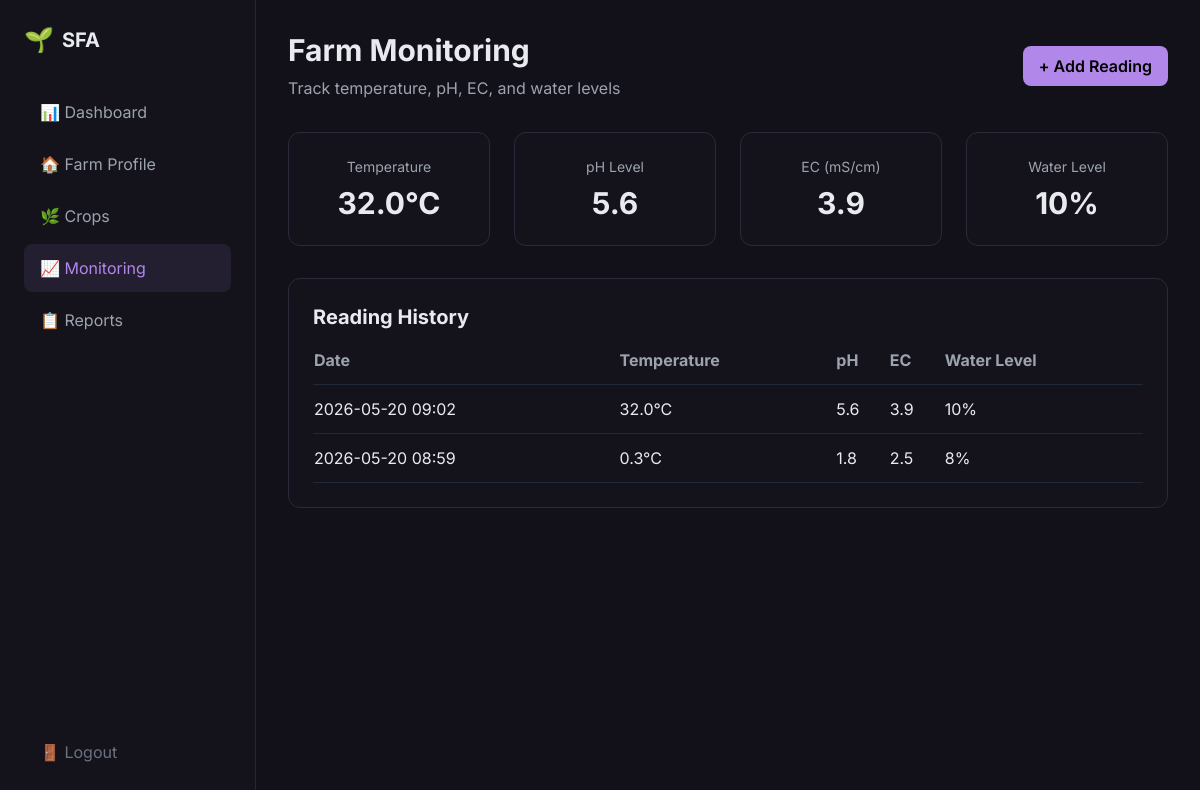
Page /monitoring (signed in) on the committed database.
### app.py (models this page shows)
class Monitoring(db.Model):
    id = db.Column(db.Integer, primary_key=True)
    temperature = db.Column(db.Float)
    ph = db.Column(db.Float)
    ec = db.Column(db.Float)
    water_level = db.Column(db.Integer)
    farm_id = db.Column(db.Integer, db.ForeignKey('farm.id'))
    created_at = db.Column(db.DateTime, default=datetime.utcnow)

### app.py (the view)
@app.route('/monitoring')
@login_required
def monitoring_page():
    farm = Farm.query.get(current_user.farm_id)
    latest_monitoring = Monitoring.query.filter_by(farm_id=farm.id).order_by(Monitoring.created_at.desc()).first()
    all_monitoring = Monitoring.query.filter_by(farm_id=farm.id).order_by(Monitoring.created_at.desc()).all()
    return render_template('monitoring.html', farm=farm, latest_monitoring=latest_monitoring, all_monitoring=all_monitoring)

### app.py (called while the page is built)
@login_manager.user_loader
def load_user(user_id):
    return User.query.get(int(user_id))

    @property
    def is_authenticated(self):
        return True

### templates/monitoring.html (shortened to what this page needs)
<!DOCTYPE html>
<html lang="en">
<head>
    <script src="https://cdn.tailwindcss.com"></script>
</head>
<body class="bg-[#12111a] text-[#E8EAF0]">
    <div class="w-64 sidebar border-r border-gray-800 fixed left-0 top-0 h-full">
        <div class="p-6">
            <div class="flex items-center gap-2 mb-8">
                <span class="text-2xl">🌱</span>
                <span class="font-bold text-xl">SFA</span>
            </div>
            <nav class="space-y-1">
                <a href="/dashboard" class="flex items-center gap-3 px-4 py-3 rounded-lg text-gray-400 hover:bg-gray-800">📊 Dashboard</a>
                <a href="/farm-profile" class="flex items-center gap-3 px-4 py-3 rounded-lg text-gray-400 hover:bg-gray-800">🏠 Farm Profile</a>
                <a href="/crops" class="flex items-center gap-3 px-4 py-3 rounded-lg text-gray-400 hover:bg-gray-800">🌿 Crops</a>
                <a href="/monitoring" class="flex items-center gap-3 px-4 py-3 rounded-lg bg-[#b188ea]/10 text-[#b188ea]">📈 Monitoring</a>
                <a href="/reports" class="flex items-center gap-3 px-4 py-3 rounded-lg text-gray-400 hover:bg-gray-800">📋 Reports</a>
            </nav>
        </div>
        <div class="absolute bottom-6 left-0 right-0 px-6">
            <a href="/logout" class="flex items-center gap-3 px-4 py-3 rounded-lg text-gray-500 hover:bg-gray-800">🚪 Logout</a>
        </div>
    </div>
    <div class="ml-64 p-8">
        <div class="flex justify-between items-center mb-8">
            <div>
                <h1 class="text-3xl font-bold mb-2">Farm Monitoring</h1>
                <p class="text-gray-400">Track temperature, pH, EC, and water levels</p>
            </div>
            <button onclick="document.getElementById('monitoringModal').classList.remove('hidden')" class="bg-[#b188ea] text-black px-4 py-2 rounded-lg font-semibold">+ Add Reading</button>
        </div>
        <div class="grid grid-cols-1 md:grid-cols-2 lg:grid-cols-4 gap-6 mb-8">
            <div class="card rounded-xl p-6 text-center">
                <div class="text-gray-400 text-sm mb-2">Temperature</div>
                <div class="text-3xl font-bold">{{ latest_monitoring.temperature if latest_monitoring else '—' }}°C</div>
            </div>
            <div class="card rounded-xl p-6 text-center">
                <div class="text-gray-400 text-sm mb-2">pH Level</div>
                <div class="text-3xl font-bold">{{ latest_monitoring.ph if latest_monitoring else '—' }}</div>
            </div>
            <div class="card rounded-xl p-6 text-center">
                <div class="text-gray-400 text-sm mb-2">EC (mS/cm)</div>
                <div class="text-3xl font-bold">{{ latest_monitoring.ec if latest_monitoring else '—' }}</div>
            </div>
            <div class="card rounded-xl p-6 text-center">
                <div class="text-gray-400 text-sm mb-2">Water Level</div>
                <div class="text-3xl font-bold">{{ latest_monitoring.water_level if latest_monitoring else '—' }}%</div>
            </div>
        </div>
        <div class="card rounded-xl p-6">
            <h2 class="text-xl font-bold mb-4">Reading History</h2>
            <div class="overflow-x-auto">
                <table class="w-full">
                    <thead class="border-b border-gray-800">
                        <tr class="text-left text-gray-400">
                            <th class="pb-3">Date</th>
                            <th class="pb-3">Temperature</th>
                            <th class="pb-3">pH</th>
                            <th class="pb-3">EC</th>
                            <th class="pb-3">Water Level</th>
                         </tr>
                    </thead>
                    <tbody>
                        {% for reading in all_monitoring %}
                        <tr class="border-b border-gray-800">
                            <td class="py-3">{{ reading.created_at.strftime('%Y-%m-%d %H:%M') }}</td>
                            <td class="py-3">{{ reading.temperature }}°C</td>
                            <td class="py-3">{{ reading.ph }}</td>
                            <td class="py-3">{{ reading.ec }}</td>
                            <td class="py-3">{{ reading.water_level }}%</td>
                         </tr>
                        {% endfor %}
                    </tbody>
                </table>
            </div>
        </div>
    </div>
</body>
</html>

### templates/monitoring.html (style rules this page uses)
* { font-family: 'Inter', sans-serif; }
body { background: #12111a; }
.sidebar { background: #14131b; }
.card { background: #14131b; border: 1px solid #2a2a3a; }

### rows in the picture
Monitoring: temperature "32.0", ph "5.6", ec "3.9", water_level "10", created_at "2026-05-20 09:02"
Monitoring: created_at "2026-05-20 08:59", temperature "0.3", ph "1.8", ec "2.5", water_level "8"
